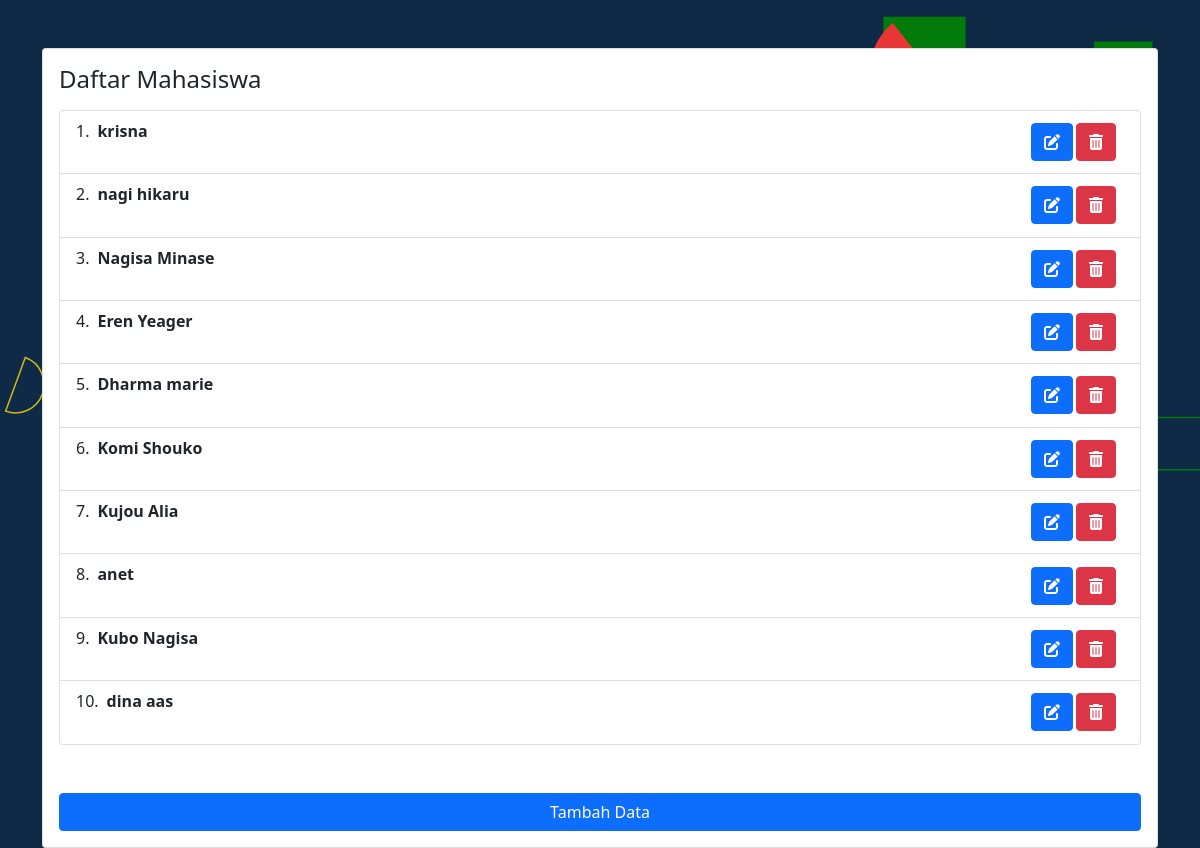
The page / on the database its author committed.
### tables this page shows
CREATE TABLE `mahasiswa` (
  `nim` int(12) NOT NULL,
  `nama` varchar(20) NOT NULL,
  `alamat` varchar(50) NOT NULL,
  `no_telp` varchar(12) NOT NULL,
  `hobi` longtext NOT NULL,
  `prodi` varchar(10) NOT NULL,
  `fakultas` varchar(10) NOT NULL,
  `sex` varchar(10) NOT NULL,
  `foto` longtext NOT NULL
);

### index.php (the view, shortened to what this page needs)
<!doctype html>
<html lang="en">
<head>
    <link href="https://cdn.jsdelivr.net/npm/bootstrap@5.1.3/dist/css/bootstrap.min.css" rel="stylesheet">
    <link rel="stylesheet" href="https://cdnjs.cloudflare.com/ajax/libs/font-awesome/6.4.0/css/all.min.css" />
    <link rel="stylesheet" href="style.css">
</head>
<body>
    <?php
    include "hubung.php";
    $hasil = mysqli_query($koneksi, "SELECT * FROM mahasiswa");
    ?>
    <div class="container mt-5">
        <div class="card">
            <div class="card-body">
                <h4>Daftar Mahasiswa</h4>
                <ol class="list-group list-group-numbered mt-3">
                    <?php
                    while ($d = $hasil->fetch_array()) { ?>
                        <li class="list-group-item d-flex justify-content-between align-items-start">
                            <a href="detail.php?nama=<?= $d['nama'] ?>" class="ms-2 me-auto text-decoration-none text-dark">
                                <div class="fw-bold"> <?= $d['nama'] ?> </div>
                            </a>
                            <span class="badge">
                                <form action="" method="post">
                                    <a class="btn btn-primary" href="edit.php?nim=<?= $d['nim'] ?>"><i class="fa-solid fa-pen-to-square"></i></a>
                                    <a class="btn btn-danger"  href="hapus.php?nama=<?= $d['nama']; ?>"onclick="return confirm('Anda yakin data <?= $d['nama'] ?> akan dihapus ?')" name="delete" value="" type="submit"><i class="fa-solid fa-trash-can"></i></a>
                                </form>
                            </span>
                        </li>
                    <?php } ?>
                </ol>
                <div class="d-grid gap-2 mt-5">
                    <a class="btn btn-primary" href="tambahdata.php" role="button">Tambah Data</a>
                </div>
            </div>
        </div>
    </div>
</body>
</html>

### style.css (style rules this page uses)
body { background-repeat: no-repeat; background-size: cover; background-position: center; background-attachment: fixed; }

### rows shown on the page
mahasiswa: nama "krisna"
mahasiswa: nama "nagi hikaru"
mahasiswa: nama "Nagisa Minase"
mahasiswa: nama "Eren Yeager"
mahasiswa: nama "Dharma marie"
mahasiswa: nama "Komi Shouko"
mahasiswa: nama "Kujou Alia"
mahasiswa: nama "anet"
mahasiswa: nama "Kubo Nagisa"
mahasiswa: nama "dina aas"
